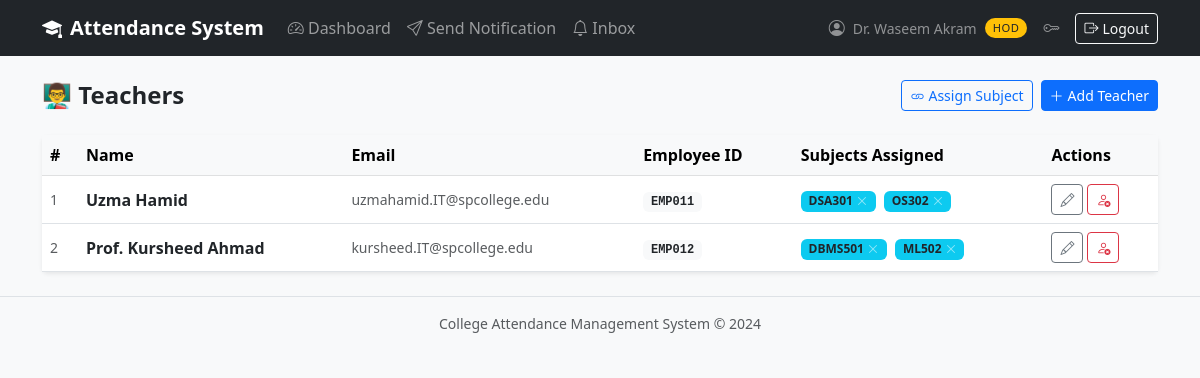
The app's page /hod/teachers (signed in), older data.
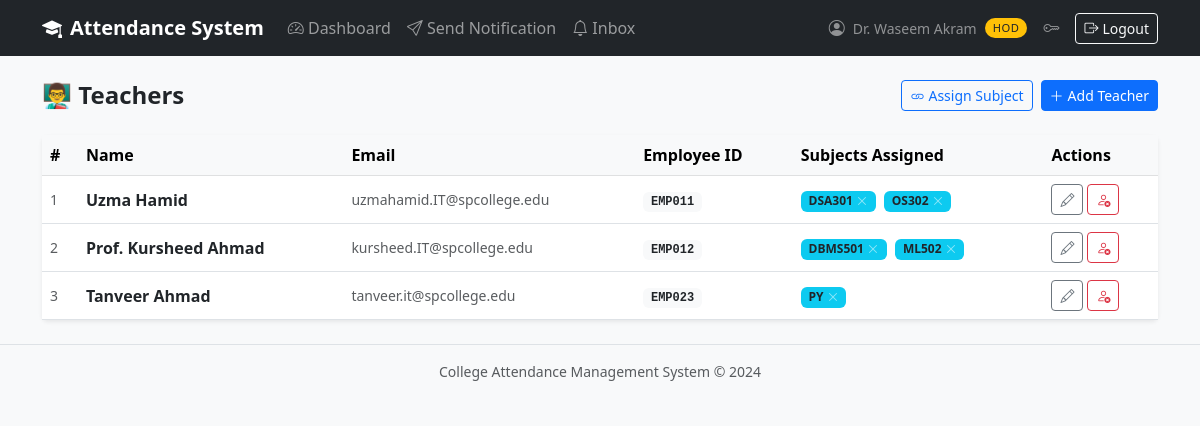
The same page, newer data.
### app/models/teacher.py (models this page shows, shortened)
class Teacher(db.Model):
    __tablename__ = 'teachers'
    id = db.Column(db.Integer, primary_key=True)
    user_id = db.Column(db.Integer, db.ForeignKey('users.id'),
                        unique=True, nullable=False)
    department_id = db.Column(db.Integer, db.ForeignKey('departments.id'),
                              nullable=False)
    employee_id = db.Column(db.String(20), unique=True, nullable=False)
    is_hod = db.Column(db.Boolean, default=False, nullable=False)
    is_active  = db.Column(db.Boolean, default=True, nullable=False)
    joined_at  = db.Column(db.DateTime, default=datetime.utcnow, nullable=False)
    updated_at = db.Column(db.DateTime, default=datetime.utcnow,
                           onupdate=datetime.utcnow, nullable=False)
    user       = db.relationship('User', back_populates='teacher_profile')
    department = db.relationship('Department', back_populates='teachers')
    subjects   = db.relationship('Subject', secondary=teacher_subjects,
                                 back_populates='teachers', lazy='dynamic')
    attendance_records = db.relationship('Attendance', foreign_keys='Attendance.marked_by_id', back_populates='marked_by',
                                         lazy='dynamic')
    @property
    def full_name(self):
        return self.user.full_name if self.user else 'Unknown'
    @property
    def email(self):
        return self.user.email if self.user else ''

### app/models/user.py (models this page shows, shortened)
class User(UserMixin, db.Model):
    __tablename__ = 'users'
    id = db.Column(db.Integer, primary_key=True)
    email = db.Column(db.String(120), unique=True, nullable=False, index=True)
    first_name = db.Column(db.String(50), nullable=False)
    last_name  = db.Column(db.String(50), nullable=False)
    password_hash = db.Column(db.String(256), nullable=False)
    role = db.Column(db.String(20), nullable=False)
    is_active = db.Column(db.Boolean, default=True, nullable=False)
    created_at = db.Column(db.DateTime, default=datetime.utcnow, nullable=False)
    updated_at = db.Column(db.DateTime, default=datetime.utcnow,
                           onupdate=datetime.utcnow, nullable=False)
    teacher_profile = db.relationship('Teacher', back_populates='user',
                                      uselist=False, cascade='all, delete-orphan')
    student_profile = db.relationship('Student', back_populates='user',
                                      uselist=False, cascade='all, delete-orphan')
    @property
    def is_principal(self):
        return self.role == Role.PRINCIPAL
    @property
    def is_hod(self):
        return self.role == Role.HOD
    @property
    def full_name(self):
        return f"{self.first_name} {self.last_name}"

### app/models/subject.py (models this page shows, shortened)
class Subject(db.Model):
    __tablename__ = 'subjects'
    id = db.Column(db.Integer, primary_key=True)
    department_id = db.Column(db.Integer, db.ForeignKey('departments.id'),
                              nullable=False)
    name = db.Column(db.String(100), nullable=False)
    code = db.Column(db.String(15), unique=True, nullable=False)
    semester     = db.Column(db.Integer, nullable=False)
    program_type = db.Column(db.String(5), nullable=False, default='UG')
    total_classes = db.Column(db.Integer, default=0, nullable=False)
    is_active  = db.Column(db.Boolean, default=True, nullable=False)
    created_at = db.Column(db.DateTime, default=datetime.utcnow, nullable=False)
    department = db.relationship('Department', back_populates='subjects')
    teachers   = db.relationship('Teacher', secondary=teacher_subjects,
                                 back_populates='subjects', lazy='dynamic')
    attendance_records = db.relationship('Attendance', back_populates='subject',
                                         lazy='dynamic',
                                         cascade='all, delete-orphan')

### app/routes/hod.py (the view)
@hod_bp.route('/teachers')
@login_required
@hod_required
def list_teachers():
    teachers = get_dept_teachers(current_user)
    return render_template('hod/teachers.html',
                           teachers=teachers, title='My Teachers')

### app/services/hod_service.py (called while the page is built)
def _get_hod_teacher(hod_user):
    return Teacher.query.filter_by(user_id=hod_user.id, is_hod=True).first()

def get_dept_teachers(hod_user, include_inactive=False):
    hod = _get_hod_teacher(hod_user)
    if not hod:
        return []
    q = Teacher.query.filter_by(
        department_id=hod.department_id,
        is_hod=False
    )
    if not include_inactive:
        q = q.filter_by(is_active=True)
    return q.all()

### app/templates/hod/teachers.html (shortened to what this page needs)
{% extends "shared/base.html" %}
{% block content %}
<div class="d-flex justify-content-between align-items-center mb-4">
    <h4 class="fw-bold mb-0">👨‍🏫 Teachers</h4>
    <div class="d-flex gap-2">
        <a href="{{ url_for('hod.assign_subject') }}"
           class="btn btn-outline-primary btn-sm">
            <i class="bi bi-link me-1"></i>Assign Subject
        </a>
        <a href="{{ url_for('hod.create_teacher_view') }}"
           class="btn btn-primary btn-sm">
            <i class="bi bi-plus-lg me-1"></i>Add Teacher
        </a>
    </div>
</div>
<div class="card border-0 shadow-sm">
    <div class="table-responsive">
        <table class="table table-hover align-middle mb-0">
            <thead class="table-light">
                <tr>
                    <th>#</th><th>Name</th><th>Email</th>
                    <th>Employee ID</th><th>Subjects Assigned</th><th>Actions</th>
                </tr>
            </thead>
            <tbody>
                {% for teacher in teachers %}
                <tr>
                    <td class="text-muted small">{{ loop.index }}</td>
                    <td class="fw-semibold">{{ teacher.full_name }}</td>
                    <td class="small text-muted">{{ teacher.email }}</td>
                    <td>
                        <span class="badge bg-light text-dark font-monospace">
                            {{ teacher.employee_id }}
                        </span>
                    </td>
                    <td>
                        {% set subj_list = teacher.subjects.all() %}
                        {% if subj_list %}
                            {% for s in subj_list %}
                            <span class="badge bg-info text-dark me-1">
                                {{ s.code }}
                                <form method="POST"
                                      action="{{ url_for('hod.unassign_subject',
                                                teacher_id=teacher.id,
                                                subject_id=s.id) }}"
                                      style="display:inline"
                                      onsubmit="return confirm('Remove {{ s.code }} from {{ teacher.full_name }}?')">
                                    <button type="submit"
                                            class="btn-close btn-close-white"
                                            style="font-size:.5rem"
                                            aria-label="Remove"></button>
                                </form>
                            </span>
                            {% endfor %}
                        {% else %}
                            <span class="text-muted small fst-italic">None assigned</span>
                        {% endif %}
                    </td>
                    <td>
                        <div class="d-flex gap-1">
                            <a href="{{ url_for('hod.edit_teacher', teacher_id=teacher.id) }}"
                               class="btn btn-sm btn-outline-secondary">
                                <i class="bi bi-pencil"></i>
                            </a>
                            <form method="POST"
                                  action="{{ url_for('hod.deactivate_teacher_view', teacher_id=teacher.id) }}"
                                  onsubmit="return confirm('Deactivate {{ teacher.full_name }}?')">
                                <button class="btn btn-sm btn-outline-danger">
                                    <i class="bi bi-person-x"></i>
                                </button>
                            </form>
                        </div>
                    </td>
                </tr>
                {% endfor %}
            </tbody>
        </table>
    </div>
</div>
{% endblock %}

Row changes from the older to the newer data that the page shows:
added Teacher: full_name "Tanveer Ahmad", email "tanveer.it@spcollege.edu", employee_id "EMP023"
added Subject: code "PY", shown under "Tanveer Ahmad"
